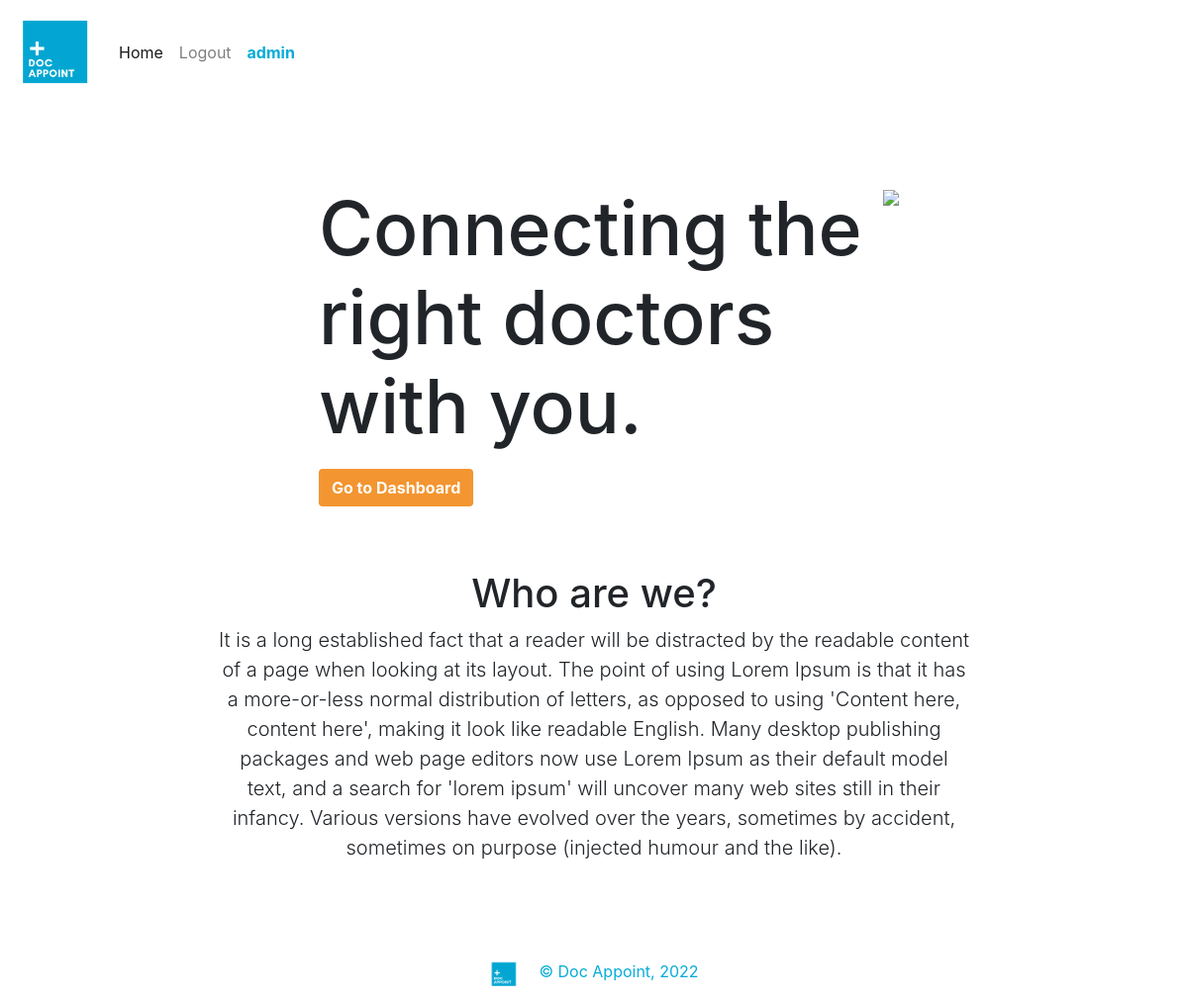
Before: / (signed in) with the older database file.
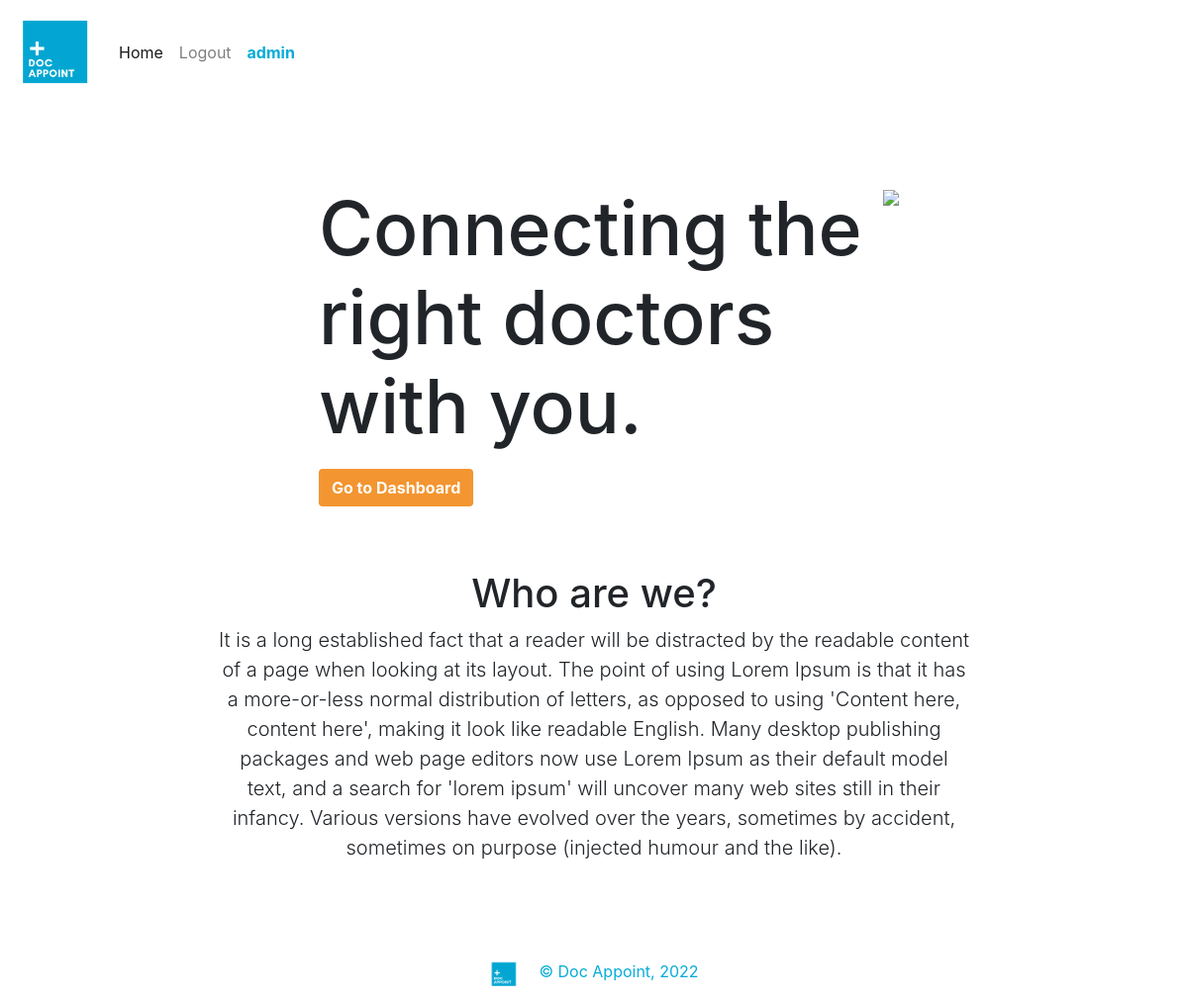
After: the same page with the newer database file.
### Doc_Appoint/views.py (the view)
# urls.py: path("", views.index, name="index"),
def index(request):
    d = Doctor.objects.all()
    return render(request, "Doc_Appoint/index.html", {'d': d})

### Doc_Appoint/templates/Doc_Appoint/index.html
{% extends "Doc_Appoint/layout.html" %}
{% block body %}
<div class="hero">
  <div class="hero-heading-container">
    <div>
      <h1 id="hero-heading">Connecting the right doctors with you.</h1>
    </div>
    <div>
      {% if user.is_authenticated %}
        {% if user.user_type == 'PR' %}
          <a href="{% url 'dashboard-personal' %}"
            ><button style="margin: 10px 0 0 0" class="btn">Go to Dashboard</button></a
          >
        {% else %}
          <a href="{% url 'dashboard-doctor' %}"
          ><button style="margin: 10px 0 0 0" class="btn">Go to Dashboard</button></a
          >
        {% endif %}
      {% else %}
        <a href="{% url 'select' %}"
          ><button style="margin: 10px 0 0 0" class="btn">Get Started</button></a
        >
      {% endif %}
    </div>
  </div>
  <div class="hero-image-container">
    <img class="hero-image image-fluid" src="./static/Doc_Appoint/hero image.svg" />
  </div>
</div>
<div class="px-2 py-3 my-5 text-center">
  <h1 class="display-5 fw-bold">Who are we?</h1>
  <div class="col-lg-8 mx-auto">
    <p class="lead mb-4">
      It is a long established fact that a reader will be distracted by the
      readable content of a page when looking at its layout. The point of using
      Lorem Ipsum is that it has a more-or-less normal distribution of letters,
      as opposed to using 'Content here, content here', making it look like
      readable English. Many desktop publishing packages and web page editors
      now use Lorem Ipsum as their default model text, and a search for 'lorem
      ipsum' will uncover many web sites still in their infancy. Various
      versions have evolved over the years, sometimes by accident, sometimes on
      purpose (injected humour and the like).
    </p>
  </div>
</div>
{% endblock %}
{% block footer %}
    <footer>
        <a href="{% url 'index' %}">
        <img src="./static/Doc_Appoint/Doc Appoint_logo_v2.png" width="30" height="30" alt="doc_appoint_logo">
        </a>
        <div>
        <p>© Doc Appoint, 2022</p>
        </div>
    </footer>
{% endblock %}

Changed rows visible on the page:
changed User "admin": user_type "PR" → "DR" (drawn)
